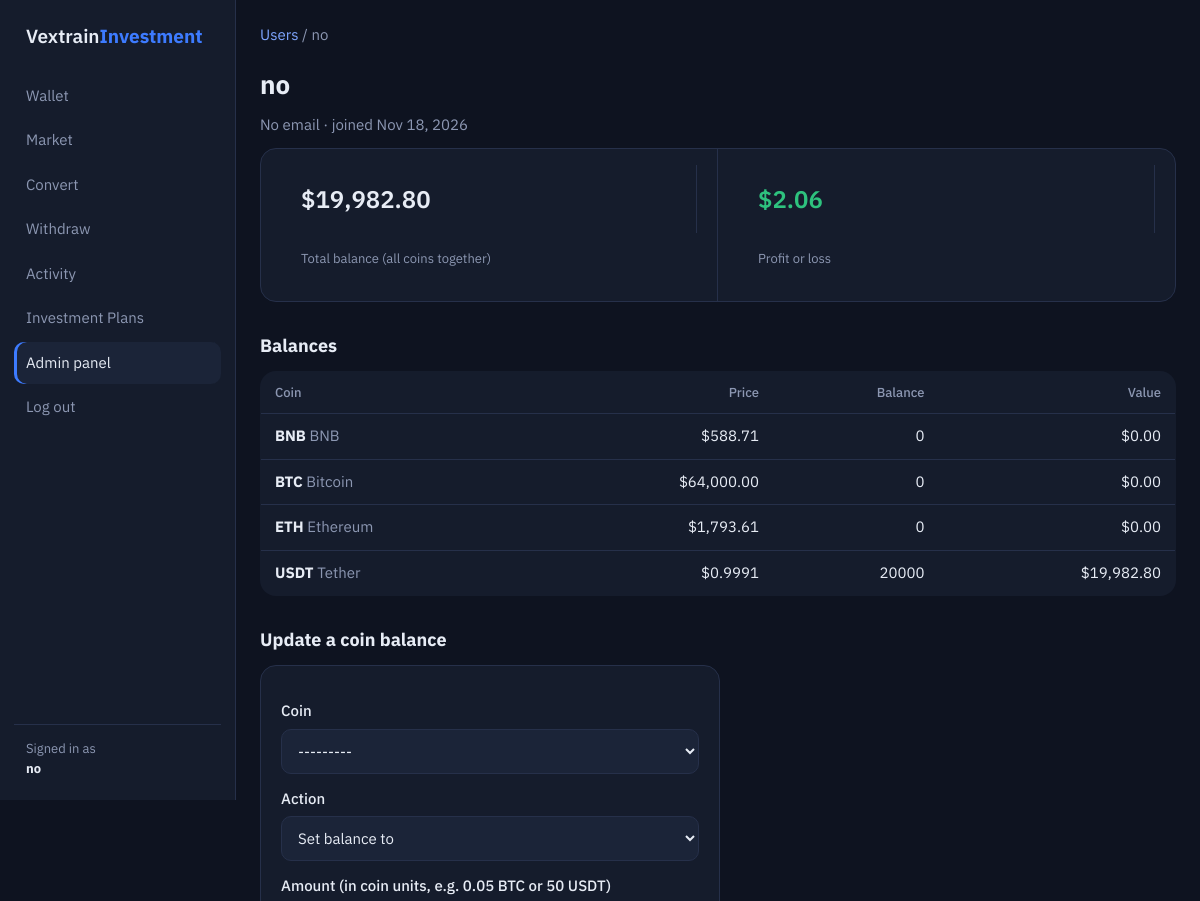
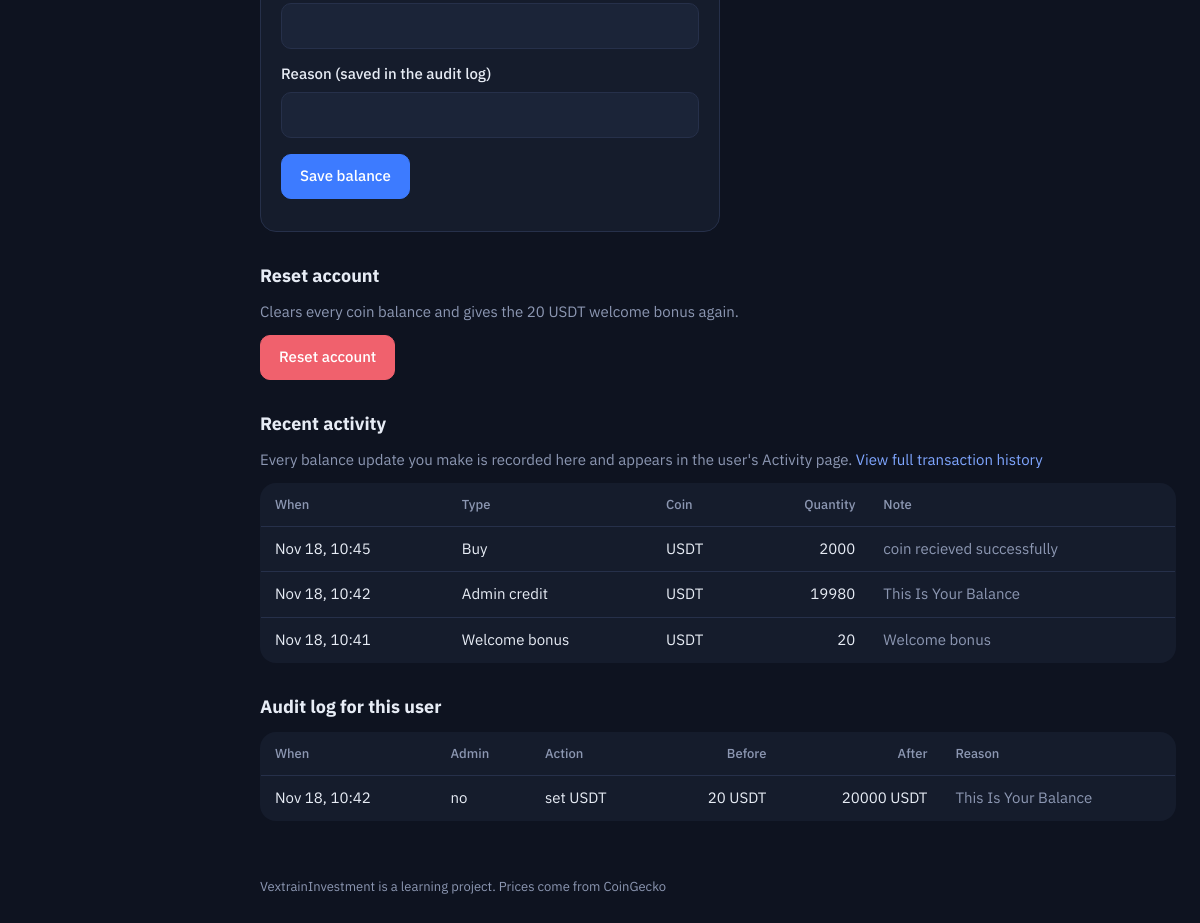
Page /manage/users/1/ (signed in) on the committed database (2 pictures, top to bottom).
### simulator/models.py (models this page shows, shortened)
class Coin(models.Model):
    symbol = models.CharField(max_length=10, unique=True)
    name = models.CharField(max_length=60)
    coingecko_id = models.CharField(max_length=80, help_text="ID used by the CoinGecko API, e.g. bitcoin")
    price_usd = models.DecimalField(max_digits=24, decimal_places=10, default=0)
    change_24h = models.DecimalField(max_digits=8, decimal_places=2, default=0)
    price_updated_at = models.DateTimeField(null=True, blank=True)
    chart = models.JSONField(default=list, blank=True)  # [[ms timestamp, usd price], ...] for 30 days
    chart_updated_at = models.DateTimeField(null=True, blank=True)
    is_active = models.BooleanField(default=True)
    class Meta:
        ordering = ["symbol"]
    def __str__(self):
        return self.symbol

class Holding(models.Model):
    user = models.ForeignKey(settings.AUTH_USER_MODEL, on_delete=models.CASCADE, related_name="holdings")
    coin = models.ForeignKey(Coin, on_delete=models.CASCADE)
    quantity = models.DecimalField(max_digits=24, decimal_places=8, default=0)
    cost_basis = models.DecimalField(max_digits=16, decimal_places=2, default=0)
    class Meta:
        unique_together = ("user", "coin")

class Transaction(models.Model):
    BUY, SELL, ADJUST, RESET, WITHDRAW, REFUND, CONVERT = (
        "BUY", "SELL", "ADJUST", "RESET", "WITHDRAW", "REFUND", "CONVERT")
    KINDS = [(BUY, "Buy"), (SELL, "Sell"), (ADJUST, "Admin adjustment"), (RESET, "Account reset"),
             (WITHDRAW, "Withdrawal (simulated)"), (REFUND, "Withdrawal refund"), (CONVERT, "Convert")]
    user = models.ForeignKey(settings.AUTH_USER_MODEL, on_delete=models.CASCADE, related_name="transactions")
    kind = models.CharField(max_length=10, choices=KINDS)
    coin = models.ForeignKey(Coin, null=True, blank=True, on_delete=models.SET_NULL)
    quantity = models.DecimalField(max_digits=24, decimal_places=8, default=0)
    price = models.DecimalField(max_digits=24, decimal_places=10, default=0)
    usd = models.DecimalField(max_digits=16, decimal_places=2, default=0)  # legacy, no longer used
    note = models.CharField(max_length=200, blank=True)
    created_by = models.ForeignKey(settings.AUTH_USER_MODEL, null=True, blank=True,
                                   on_delete=models.SET_NULL, related_name="+")  # the admin, for admin changes
    created_at = models.DateTimeField(auto_now_add=True)
    class Meta:
        ordering = ["-created_at", "-id"]
    @property
    def label(self):
        if self.kind == self.ADJUST:
            if self.note == WELCOME_NOTE:
                return "Welcome bonus"
            return "Admin credit" if self.quantity >= 0 else "Admin debit"
        return self.get_kind_display()

class AuditLog(models.Model):
    admin = models.ForeignKey(settings.AUTH_USER_MODEL, null=True, on_delete=models.SET_NULL, related_name="+")
    target = models.ForeignKey(settings.AUTH_USER_MODEL, on_delete=models.CASCADE, related_name="audit_entries")
    action = models.CharField(max_length=60)
    coin = models.ForeignKey(Coin, null=True, blank=True, on_delete=models.SET_NULL, related_name="+")
    old_qty = models.DecimalField(max_digits=24, decimal_places=8, null=True, blank=True)
    new_qty = models.DecimalField(max_digits=24, decimal_places=8, null=True, blank=True)
    note = models.CharField(max_length=200, blank=True)
    created_at = models.DateTimeField(auto_now_add=True)
    class Meta:
        ordering = ["-created_at", "-id"]

### simulator/views.py (the view)
# urls.py: path("manage/users/<int:user_id>/", views.manage_user, name="manage_user"),
@staff_required
def manage_user(request, user_id):
    target = get_object_or_404(User, pk=user_id)
    p = logic.portfolio(target)
    held = {r["coin"].pk: r for r in p["rows"]}
    balances = [{"coin": c, "quantity": held[c.pk]["quantity"] if c.pk in held else Decimal("0"),
                 "value": held[c.pk]["value"] if c.pk in held else Decimal("0")}
                for c in Coin.objects.filter(is_active=True)]
    return render(request, "manage_user.html", {
        "target": target, "p": p, "balances": balances, "form": AdjustForm(),
        "txns": Transaction.objects.filter(user=target).select_related("coin")[:15],
        "audit": AuditLog.objects.filter(target=target).select_related("admin")[:10]})

### simulator/views.py
class AdjustForm(forms.Form):
    coin = forms.ModelChoiceField(Coin.objects.filter(is_active=True), to_field_name="symbol", label="Coin")
    mode = forms.ChoiceField(choices=[("set", "Set balance to"), ("add", "Add"), ("subtract", "Subtract")],
                             label="Action")
    amount = forms.DecimalField(min_value=Decimal("0"), max_digits=24, decimal_places=8,
                                label="Amount (in coin units, e.g. 0.05 BTC or 50 USDT)")
    note = forms.CharField(max_length=200, label="Reason (saved in the audit log)")

### simulator/logic.py (called while the page is built)
def get_wallet(user):
    wallet, created = Wallet.objects.get_or_create(user=user)
    if created:
        _grant_welcome_bonus(wallet)
    return wallet

def portfolio(user):
    wallet = get_wallet(user)
    rows, total = [], Decimal("0")
    for h in Holding.objects.filter(user=user, quantity__gt=0).select_related("coin").order_by("coin__symbol"):
        value = (h.quantity * h.coin.price_usd).quantize(CENT)
        rows.append({"coin": h.coin, "quantity": h.quantity, "cost": h.cost_basis,
                     "value": value, "pl": value - h.cost_basis})
        total += value
    return {"wallet": wallet, "rows": rows, "total": total, "pl": total - wallet.baseline}

### simulator/templatetags/vex.py (called while the page is built)
def _d(value):
    try:
        return Decimal(str(value))
    except Exception:
        return Decimal("0")

@register.filter
def money(value):
    d = _d(value).quantize(Decimal("0.01"))
    return f"{'-' if d < 0 else ''}${abs(d):,.2f}"

@register.filter
def price(value):
    d = _d(value)
    if d >= 1:
        return f"${d:,.2f}"
    if d >= Decimal("0.01"):
        return f"${d:,.4f}"
    return f"${d:,.8f}"

@register.filter
def qty(value):
    return f"{_d(value):.8f}".rstrip("0").rstrip(".") or "0"

@register.filter
def tone(value):
    d = _d(value)
    return "gain" if d > 0 else "loss" if d < 0 else "flat"

### templates/manage_user.html (shortened to what this page needs)
{% extends "base.html" %}{% load vex %}
{% block content %}
<p class="mu" style="margin-top:18px"><a href="{% url 'manage_home' %}">Users</a> / {{ target.username }}</p>
<h1>{{ target.username }}</h1>
<p class="muted">{{ target.email|default:"No email" }} · joined {{ target.date_joined|date:"M d, Y" }}</p>
<div class="strip">
  <div><div class="v">{{ p.total|money }}</div><div class="l">Total balance (all coins together)</div></div>
  <div><div class="v {{ p.pl|tone }}">{{ p.pl|money }}</div><div class="l">Profit or loss</div></div>
</div>
<h2>Balances</h2>
<div class="table-wrap"><table>
  <tr><th>Coin</th><th class="n">Price</th><th class="n">Balance</th><th class="n">Value</th></tr>
  {% for b in balances %}
  <tr><td><strong>{{ b.coin.symbol }}</strong> <span class="muted">{{ b.coin.name }}</span></td><td class="n">{{ b.coin.price_usd|price }}</td>
    <td class="n">{{ b.quantity|qty }}</td><td class="n">{{ b.value|money }}</td></tr>
  {% endfor %}
</table></div>
<h2>Update a coin balance</h2>
<div class="panel">
<form method="post" action="{% url 'manage_adjust' target.pk %}">{% csrf_token %}
  {% for f in form %}<label for="{{ f.id_for_label }}">{{ f.label }}</label>{{ f }}{{ f.errors }}{% endfor %}
  <p style="margin-top:16px"><button class="btn" type="submit">Save balance</button></p>
</form>
</div>
<h2>Reset account</h2>
<form method="post" action="{% url 'manage_reset' target.pk %}" onsubmit="return confirm('Reset this account? All coins and history charts will be cleared and the welcome bonus is given again.')">{% csrf_token %}
  <p class="muted">Clears every coin balance and gives the 20 USDT welcome bonus again.</p>
  <button class="btn danger" type="submit">Reset account</button>
</form>
<h2>Recent activity</h2>
<p class="muted">Every balance update you make is recorded here and appears in the user's Activity page. <a href="{% url 'manage_user_history' target.pk %}">View full transaction history</a></p>
<div class="table-wrap"><table>
  <tr><th>When</th><th>Type</th><th>Coin</th><th class="n">Quantity</th><th>Note</th></tr>
  {% for t in txns %}
  <tr><td>{{ t.created_at|date:"M d, H:i" }}</td><td>{{ t.label }}</td><td>{{ t.coin.symbol|default:"" }}</td><td class="n">{% if t.coin and t.quantity %}{{ t.quantity|qty }}{% endif %}</td><td class="muted">{{ t.note }}</td></tr>
  {% empty %}<tr><td colspan="5" class="muted">No activity.</td></tr>
  {% endfor %}
</table></div>
<h2>Audit log for this user</h2>
<div class="table-wrap"><table>
  <tr><th>When</th><th>Admin</th><th>Action</th><th class="n">Before</th><th class="n">After</th><th>Reason</th></tr>
  {% for a in audit %}
  <tr><td>{{ a.created_at|date:"M d, H:i" }}</td><td>{{ a.admin.username|default:"deleted" }}</td><td>{{ a.action }}</td>
    <td class="n">{% if a.coin %}{{ a.old_qty|qty }} {{ a.coin.symbol }}{% else %}-{% endif %}</td>
    <td class="n">{% if a.coin %}{{ a.new_qty|qty }} {{ a.coin.symbol }}{% else %}-{% endif %}</td><td class="muted">{{ a.note }}</td></tr>
  {% empty %}<tr><td colspan="6" class="muted">No admin changes yet.</td></tr>
  {% endfor %}
</table></div>
{% endblock %}

### templates/base.html (shortened to what this page needs)
{% load vex %}<!doctype html>
<html lang="en">
<head>
</head>
<body>
{% with n=request.resolver_match.url_name %}
<div class="app">
<aside class="side">
  <a class="logo" href="{% url 'home' %}">Vextrain<b>Investment</b></a>
  <nav>
    {% if user.is_authenticated %}
      <a href="{% url 'dashboard' %}" class="{% if n == 'dashboard' %}on{% endif %}">Wallet</a>
      <a href="{% url 'market' %}" class="{% if n == 'market' or n == 'coin' %}on{% endif %}">Market</a>
      <a href="{% url 'convert' %}" class="{% if n == 'convert' %}on{% endif %}">Convert</a>
      <a href="{% url 'withdraw' %}" class="{% if n == 'withdraw' %}on{% endif %}">Withdraw</a>
      <a href="{% url 'history' %}" class="{% if n == 'history' %}on{% endif %}">Activity</a>
      <a href="{% url 'plan' %}" class="{% if n == 'plan' %}on{% endif %}">Investment Plans</a>
      {% if user.is_staff %}<a href="{% url 'manage_home' %}" class="{% if n|slice:':6' == 'manage' %}on{% endif %}">Admin panel</a>{% endif %}
      <form method="post" action="{% url 'logout' %}">{% csrf_token %}<button type="submit">Log out</button></form>
    {% else %}
      <a href="{% url 'market' %}" class="{% if n == 'market' %}on{% endif %}">Market</a>
      <a href="{% url 'login' %}" class="{% if n == 'login' %}on{% endif %}">Log in</a>
      <a href="{% url 'signup' %}" class="{% if n == 'signup' %}on{% endif %}">Sign up</a>
    {% endif %}
  </nav>
  {% if user.is_authenticated %}<div class="who">Signed in as<br><strong style="color:var(--tx)">{{ user.username }}</strong></div>{% endif %}
</aside>
<div class="main">
  <main class="content">
    {% block content %}{% endblock %}
  </main>
  <footer>VextrainInvestment is a learning project. Prices come from CoinGecko</footer>
</div>
</div>
{% endwith %}
</body>
</html>

### templates/base.html (style rules this page uses)
:root { --bg:#0E1320;--s1:#151C2C;--s2:#1B2438;--line:#26304A;--tx:#E7ECF5;--mu:#8C97B2;--ac:#3D7BFF;--gain:#2EC27E;--loss:#F0616D;--warn:#F3BA2F }
* { box-sizing:border-box }
body { margin:0;background:var(--bg);color:var(--tx);font:15px/1.5 'IBM Plex Sans',system-ui,sans-serif;font-variant-numeric:tabular-nums }
a { color:#7FA6FF;text-decoration:none }
h1 { font-size:26px;line-height:1.2;margin:22px 0 14px }
h2 { font-size:18px;margin:30px 0 12px }
p { margin:0 0 12px }
.mu,.muted { color:var(--mu) }
.gain { color:var(--gain) }
.app { display:flex;min-height:100vh }
.side { width:236px;flex:none;background:var(--s1);border-right:1px solid var(--line);padding:22px 14px;display:flex;flex-direction:column;gap:4px;position:sticky;top:0;height:100vh }
.logo { font-weight:600;font-size:19px;color:var(--tx);padding:0 12px 20px }
.logo b { color:var(--ac) }
.side nav { display:flex;flex-direction:column;gap:2px }
.side nav a,.side nav button { display:block;width:100%;text-align:left;color:var(--mu);padding:10px 12px;border-radius:10px;font:inherit;background:none;border:0;cursor:pointer }
.side nav a.on { background:var(--s2);color:var(--tx);box-shadow:inset 3px 0 0 var(--ac) }
.side nav form { margin:0 }
.who { margin-top:auto;padding:14px 12px 0;border-top:1px solid var(--line);font-size:13px;color:var(--mu) }
.main { flex:1;min-width:0 }
.content { max-width:980px;margin:0 auto;padding:6px 24px 56px }
.btn { display:inline-block;background:var(--ac);color:#fff;border:1px solid var(--ac);border-radius:10px;padding:10px 18px;font:inherit;font-weight:500;cursor:pointer }
.btn.danger { background:var(--loss);border-color:var(--loss) }
label { display:block;font-weight:500;margin:14px 0 6px }
input[type=text],input[type=password],input[type=email],input[type=number],select { width:100%;max-width:100%;padding:11px 12px;background:var(--s2);color:var(--tx);border:1px solid var(--line);border-radius:10px;font:inherit }
.card,.panel { background:var(--s1);border:1px solid var(--line);border-radius:16px;padding:20px;margin-bottom:16px }
.panel { max-width:460px }
.strip { display:flex;flex-wrap:wrap;background:var(--s1);border:1px solid var(--line);border-radius:16px;margin-bottom:8px }
.strip div { flex:1 1 170px;padding:16px 20px;border-right:1px solid var(--line) }
.strip div:last-child { border-right:0 }
.strip .v { font-size:24px;font-weight:600 }
.strip .l { font-size:13px;color:var(--mu) }
table { width:100%;border-collapse:collapse;background:var(--s1);border:1px solid var(--line);border-radius:16px;overflow:hidden }
th,td { padding:11px 14px;text-align:left;border-bottom:1px solid var(--line);vertical-align:top }
th { font-weight:500;font-size:13px;color:var(--mu) }
tr:last-child td { border-bottom:0 }
td.n,th.n { text-align:right }
.table-wrap { overflow-x:auto }
footer { margin:0 auto;max-width:980px;padding:0 24px 32px;font-size:13px;color:var(--mu) }

### rows in the picture
Coin: coin.symbol "BNB", coin.name "BNB", coin.price_usd "$588.71", quantity|qty "0", value "$0.00"
Coin: coin.symbol "BTC", coin.name "Bitcoin", coin.price_usd "$64,000.00", quantity|qty "0", value "$0.00"
Coin: coin.symbol "ETH", coin.name "Ethereum", coin.price_usd "$1,793.61", quantity|qty "0", value "$0.00"
Coin: coin.symbol "USDT", coin.name "Tether", coin.price_usd "$0.9991", quantity|qty "20000", value "$19,982.80"
Transaction: created_at "Nov 18, 10:45", label "Buy", coin.symbol "USDT", quantity|qty "2000", note "coin recieved successfully"
Transaction: created_at "Nov 18, 10:42", label "Admin credit", coin.symbol "USDT", quantity|qty "19980", note "This Is Your Balance"
Transaction: created_at "Nov 18, 10:41", label "Welcome bonus", coin.symbol "USDT", quantity|qty "20", note "Welcome bonus"
AuditLog: created_at "Nov 18, 10:42", admin.username "no", action "set USDT", old_qty|qty "20", coin.symbol "USDT", new_qty|qty "20000", note "This Is Your Balance"

### other values in the picture
{{ user.username }} "no"
{{ target.username }} "no"
{{ target.email|default:"No email" }} "No email"
{{ target.date_joined|date:"M d, Y" }} "Nov 18, 2026"
{{ p.total|money }} "$19,982.80"
{{ p.pl|money }} "$2.06"
{{ f.label }} "Coin" "Action" "Amount (in coin units, e.g. 0.05 BTC or 50 USDT)" "Reason (saved in the audit log)"
